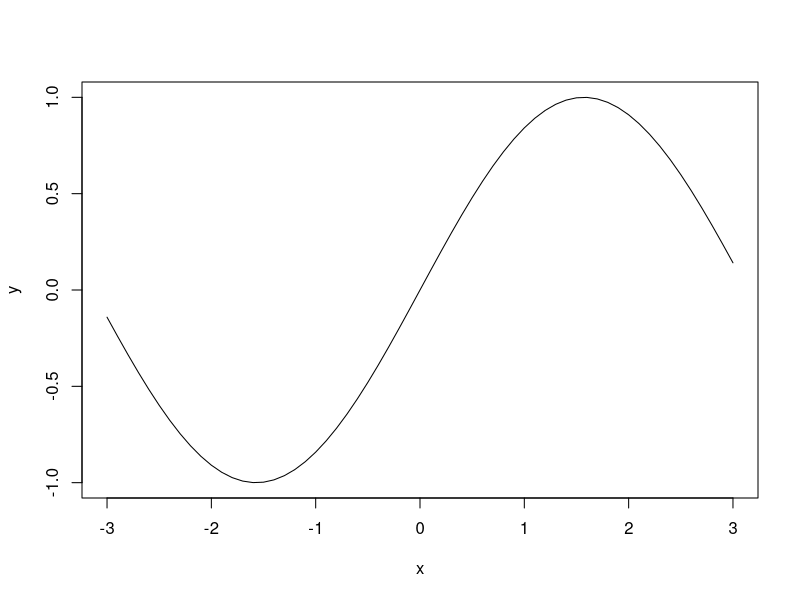
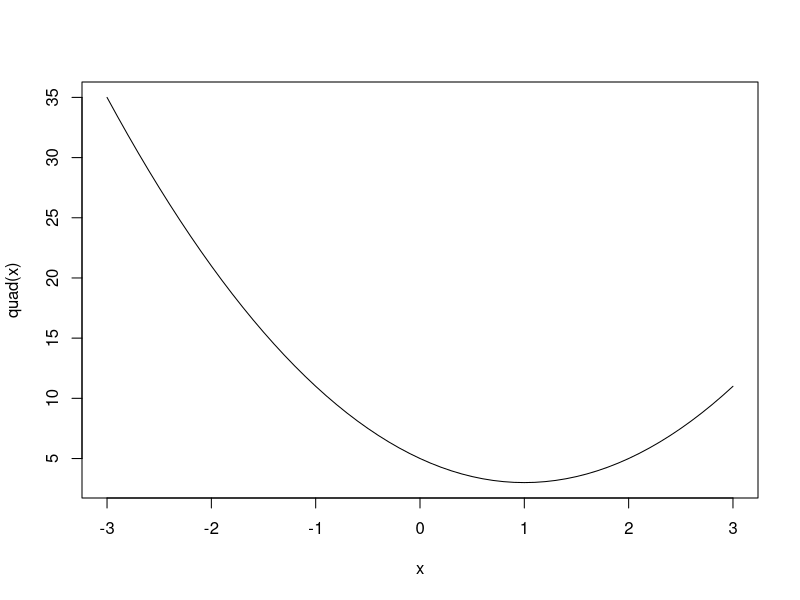

R code for these plots, in order:
## ---- chunk 1
x <- seq(-3, 3, 0.1)
y <- sin(x)
plot(x, y, type = "l")
## ---- chunk 2
iteration <- 0
threshold <- 1e-02
x_old <- -1
updates <- 1

while (updates > threshold) {
   x_new <- x_old - sin(x_old)/cos(x_old)
   updates <- abs(x_new - x_old)
   x_old <- x_new
   iteration <- iteration + 1
   cat(sprintf("Iterations: %i, X_New: %f \n", iteration, x_new))
   if (iteration > 100) break
}

## ---- chunk 3
quad <- function(x) 2 * (x-1)^2 + 3
plot(x, quad(x), type = "l")
